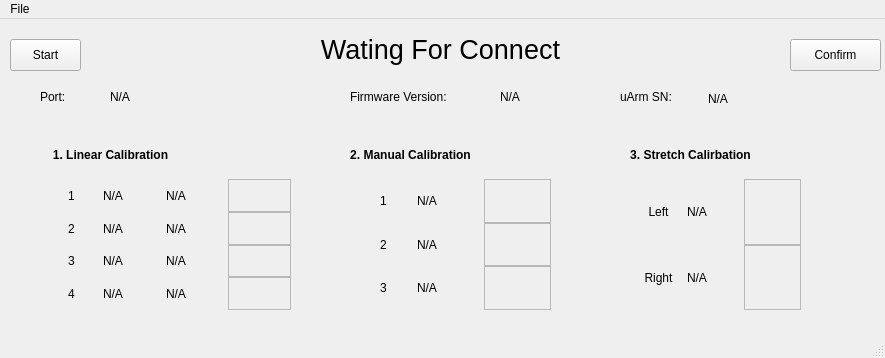
<?xml version="1.0" encoding="UTF-8"?>
<ui version="4.0">
 <class>mainWindow</class>
 <widget class="QMainWindow" name="mainWindow">
  <property name="geometry">
   <rect>
    <x>0</x>
    <y>0</y>
    <width>885</width>
    <height>358</height>
   </rect>
  </property>
  <property name="windowTitle">
   <string>uArm Calibration Tool</string>
  </property>
  <widget class="QWidget" name="centralwidget">
   <widget class="QLabel" name="label_notify">
    <property name="geometry">
     <rect>
      <x>90</x>
      <y>10</y>
      <width>701</width>
      <height>41</height>
     </rect>
    </property>
    <property name="font">
     <font>
      <pointsize>20</pointsize>
     </font>
    </property>
    <property name="text">
     <string>Wating For Connect</string>
    </property>
    <property name="alignment">
     <set>Qt::AlignCenter</set>
    </property>
   </widget>
   <widget class="QLabel" name="label_port_text">
    <property name="geometry">
     <rect>
      <x>40</x>
      <y>70</y>
      <width>59</width>
      <height>16</height>
     </rect>
    </property>
    <property name="text">
     <string>Port:</string>
    </property>
   </widget>
   <widget class="QLabel" name="label_port_val">
    <property name="geometry">
     <rect>
      <x>110</x>
      <y>70</y>
      <width>171</width>
      <height>16</height>
     </rect>
    </property>
    <property name="text">
     <string>N/A</string>
    </property>
   </widget>
   <widget class="QLabel" name="label_firmware_version_text">
    <property name="geometry">
     <rect>
      <x>350</x>
      <y>70</y>
      <width>121</width>
      <height>16</height>
     </rect>
    </property>
    <property name="text">
     <string>Firmware Version:</string>
    </property>
   </widget>
   <widget class="QLabel" name="label_firmware_version_val">
    <property name="geometry">
     <rect>
      <x>500</x>
      <y>70</y>
      <width>59</width>
      <height>16</height>
     </rect>
    </property>
    <property name="text">
     <string>N/A</string>
    </property>
   </widget>
   <widget class="QLabel" name="label_uarm_sn_text">
    <property name="geometry">
     <rect>
      <x>620</x>
      <y>70</y>
      <width>71</width>
      <height>16</height>
     </rect>
    </property>
    <property name="text">
     <string>uArm SN:</string>
    </property>
   </widget>
   <widget class="QLabel" name="label_uarm_sn_val">
    <property name="geometry">
     <rect>
      <x>708</x>
      <y>70</y>
      <width>131</width>
      <height>20</height>
     </rect>
    </property>
    <property name="text">
     <string>N/A</string>
    </property>
   </widget>
   <widget class="QLabel" name="label_manual_calibration">
    <property name="geometry">
     <rect>
      <x>340</x>
      <y>110</y>
      <width>141</width>
      <height>51</height>
     </rect>
    </property>
    <property name="font">
     <font>
      <weight>75</weight>
      <bold>true</bold>
     </font>
    </property>
    <property name="text">
     <string>2. Manual Calibration</string>
    </property>
    <property name="alignment">
     <set>Qt::AlignCenter</set>
    </property>
   </widget>
   <widget class="QWidget" name="verticalLayoutWidget_6">
    <property name="geometry">
     <rect>
      <x>630</x>
      <y>160</y>
      <width>171</width>
      <height>131</height>
     </rect>
    </property>
    <layout class="QVBoxLayout" name="verticalLayout_7">
     <property name="spacing">
      <number>0</number>
     </property>
     <item>
      <layout class="QHBoxLayout" name="horizontalLayout_23">
       <property name="spacing">
        <number>0</number>
       </property>
       <item>
        <widget class="QLabel" name="label_linear_servo_17">
         <property name="text">
          <string>Left</string>
         </property>
         <property name="alignment">
          <set>Qt::AlignCenter</set>
         </property>
        </widget>
       </item>
       <item>
        <widget class="QLabel" name="label_stretch_left_value">
         <property name="text">
          <string>N/A</string>
         </property>
        </widget>
       </item>
       <item>
        <widget class="QFrame" name="f_stretch_left_flag">
         <property name="frameShape">
          <enum>QFrame::StyledPanel</enum>
         </property>
         <property name="frameShadow">
          <enum>QFrame::Raised</enum>
         </property>
        </widget>
       </item>
      </layout>
     </item>
     <item>
      <layout class="QHBoxLayout" name="horizontalLayout_24">
       <property name="spacing">
        <number>0</number>
       </property>
       <item>
        <widget class="QLabel" name="label_linear_servo_18">
         <property name="text">
          <string>Right</string>
         </property>
         <property name="alignment">
          <set>Qt::AlignCenter</set>
         </property>
        </widget>
       </item>
       <item>
        <widget class="QLabel" name="label_stretch_right_value">
         <property name="text">
          <string>N/A</string>
         </property>
        </widget>
       </item>
       <item>
        <widget class="QFrame" name="f_stretch_right_flag">
         <property name="frameShape">
          <enum>QFrame::StyledPanel</enum>
         </property>
         <property name="frameShadow">
          <enum>QFrame::Raised</enum>
         </property>
        </widget>
       </item>
      </layout>
     </item>
    </layout>
   </widget>
   <widget class="QPushButton" name="button_manual_calibration_confirm">
    <property name="geometry">
     <rect>
      <x>790</x>
      <y>20</y>
      <width>91</width>
      <height>32</height>
     </rect>
    </property>
    <property name="text">
     <string>Confirm</string>
    </property>
   </widget>
   <widget class="QWidget" name="verticalLayoutWidget_2">
    <property name="geometry">
     <rect>
      <x>40</x>
      <y>160</y>
      <width>251</width>
      <height>131</height>
     </rect>
    </property>
    <layout class="QVBoxLayout" name="verticalLayout_5">
     <property name="spacing">
      <number>0</number>
     </property>
     <item>
      <layout class="QHBoxLayout" name="horizontalLayout_16">
       <property name="spacing">
        <number>0</number>
       </property>
       <item>
        <widget class="QLabel" name="label_linear_servo_10">
         <property name="text">
          <string>1</string>
         </property>
         <property name="alignment">
          <set>Qt::AlignCenter</set>
         </property>
        </widget>
       </item>
       <item>
        <widget class="QLabel" name="label_linear_servo1_intercept">
         <property name="text">
          <string>N/A</string>
         </property>
        </widget>
       </item>
       <item>
        <widget class="QLabel" name="label_linear_servo1_slope">
         <property name="text">
          <string>N/A</string>
         </property>
        </widget>
       </item>
       <item>
        <widget class="QFrame" name="f_linear_servo1_flag">
         <property name="frameShape">
          <enum>QFrame::StyledPanel</enum>
         </property>
         <property name="frameShadow">
          <enum>QFrame::Raised</enum>
         </property>
        </widget>
       </item>
      </layout>
     </item>
     <item>
      <layout class="QHBoxLayout" name="horizontalLayout_17">
       <property name="spacing">
        <number>0</number>
       </property>
       <item>
        <widget class="QLabel" name="label_linear_servo_11">
         <property name="text">
          <string>2</string>
         </property>
         <property name="alignment">
          <set>Qt::AlignCenter</set>
         </property>
        </widget>
       </item>
       <item>
        <widget class="QLabel" name="label_linear_servo2_intercept">
         <property name="text">
          <string>N/A</string>
         </property>
        </widget>
       </item>
       <item>
        <widget class="QLabel" name="label_linear_servo2_slope">
         <property name="text">
          <string>N/A</string>
         </property>
        </widget>
       </item>
       <item>
        <widget class="QFrame" name="f_linear_servo2_flag">
         <property name="frameShape">
          <enum>QFrame::StyledPanel</enum>
         </property>
         <property name="frameShadow">
          <enum>QFrame::Raised</enum>
         </property>
        </widget>
       </item>
      </layout>
     </item>
     <item>
      <layout class="QHBoxLayout" name="horizontalLayout_18">
       <property name="spacing">
        <number>0</number>
       </property>
       <item>
        <widget class="QLabel" name="label_linear_servo_12">
         <property name="text">
          <string>3</string>
         </property>
         <property name="alignment">
          <set>Qt::AlignCenter</set>
         </property>
        </widget>
       </item>
       <item>
        <widget class="QLabel" name="label_linear_servo3_intercept">
         <property name="text">
          <string>N/A</string>
         </property>
        </widget>
       </item>
       <item>
        <widget class="QLabel" name="label_linear_servo3_slope">
         <property name="text">
          <string>N/A</string>
         </property>
        </widget>
       </item>
       <item>
        <widget class="QFrame" name="f_linear_servo3_flag">
         <property name="frameShape">
          <enum>QFrame::StyledPanel</enum>
         </property>
         <property name="frameShadow">
          <enum>QFrame::Raised</enum>
         </property>
        </widget>
       </item>
      </layout>
     </item>
     <item>
      <layout class="QHBoxLayout" name="horizontalLayout_19">
       <property name="spacing">
        <number>0</number>
       </property>
       <item>
        <widget class="QLabel" name="label_linear_servo_13">
         <property name="text">
          <string>4</string>
         </property>
         <property name="alignment">
          <set>Qt::AlignCenter</set>
         </property>
        </widget>
       </item>
       <item>
        <widget class="QLabel" name="label_linear_servo4_intercept">
         <property name="text">
          <string>N/A</string>
         </property>
        </widget>
       </item>
       <item>
        <widget class="QLabel" name="label_linear_servo4_slope">
         <property name="text">
          <string>N/A</string>
         </property>
        </widget>
       </item>
       <item>
        <widget class="QFrame" name="f_linear_servo4_flag">
         <property name="frameShape">
          <enum>QFrame::StyledPanel</enum>
         </property>
         <property name="frameShadow">
          <enum>QFrame::Raised</enum>
         </property>
        </widget>
       </item>
      </layout>
     </item>
    </layout>
   </widget>
   <widget class="QWidget" name="verticalLayoutWidget_4">
    <property name="geometry">
     <rect>
      <x>350</x>
      <y>160</y>
      <width>201</width>
      <height>131</height>
     </rect>
    </property>
    <layout class="QVBoxLayout" name="verticalLayout_6">
     <property name="spacing">
      <number>0</number>
     </property>
     <item>
      <layout class="QHBoxLayout" name="horizontalLayout_20">
       <property name="spacing">
        <number>0</number>
       </property>
       <item>
        <widget class="QLabel" name="label_linear_servo_14">
         <property name="text">
          <string>1</string>
         </property>
         <property name="alignment">
          <set>Qt::AlignCenter</set>
         </property>
        </widget>
       </item>
       <item>
        <widget class="QLabel" name="label_manual_servo1_value">
         <property name="text">
          <string>N/A</string>
         </property>
        </widget>
       </item>
       <item>
        <widget class="QFrame" name="f_manual_servo1_flag">
         <property name="frameShape">
          <enum>QFrame::StyledPanel</enum>
         </property>
         <property name="frameShadow">
          <enum>QFrame::Raised</enum>
         </property>
        </widget>
       </item>
      </layout>
     </item>
     <item>
      <layout class="QHBoxLayout" name="horizontalLayout_21">
       <property name="spacing">
        <number>0</number>
       </property>
       <item>
        <widget class="QLabel" name="label_linear_servo_15">
         <property name="text">
          <string>2</string>
         </property>
         <property name="alignment">
          <set>Qt::AlignCenter</set>
         </property>
        </widget>
       </item>
       <item>
        <widget class="QLabel" name="label_manual_servo2_value">
         <property name="text">
          <string>N/A</string>
         </property>
        </widget>
       </item>
       <item>
        <widget class="QFrame" name="f_manual_servo2_flag">
         <property name="frameShape">
          <enum>QFrame::StyledPanel</enum>
         </property>
         <property name="frameShadow">
          <enum>QFrame::Raised</enum>
         </property>
        </widget>
       </item>
      </layout>
     </item>
     <item>
      <layout class="QHBoxLayout" name="horizontalLayout_22">
       <property name="spacing">
        <number>0</number>
       </property>
       <item>
        <widget class="QLabel" name="label_linear_servo_16">
         <property name="text">
          <string>3</string>
         </property>
         <property name="alignment">
          <set>Qt::AlignCenter</set>
         </property>
        </widget>
       </item>
       <item>
        <widget class="QLabel" name="label_manual_servo3_value">
         <property name="text">
          <string>N/A</string>
         </property>
        </widget>
       </item>
       <item>
        <widget class="QFrame" name="f_manual_servo3_flag">
         <property name="frameShape">
          <enum>QFrame::StyledPanel</enum>
         </property>
         <property name="frameShadow">
          <enum>QFrame::Raised</enum>
         </property>
        </widget>
       </item>
      </layout>
     </item>
    </layout>
   </widget>
   <widget class="QLabel" name="label_stretch_calirbation">
    <property name="geometry">
     <rect>
      <x>620</x>
      <y>110</y>
      <width>141</width>
      <height>51</height>
     </rect>
    </property>
    <property name="font">
     <font>
      <weight>75</weight>
      <bold>true</bold>
     </font>
    </property>
    <property name="text">
     <string>3. Stretch Calirbation</string>
    </property>
    <property name="alignment">
     <set>Qt::AlignCenter</set>
    </property>
   </widget>
   <widget class="QLabel" name="label_linear_title">
    <property name="geometry">
     <rect>
      <x>40</x>
      <y>110</y>
      <width>141</width>
      <height>51</height>
     </rect>
    </property>
    <property name="font">
     <font>
      <weight>75</weight>
      <bold>true</bold>
     </font>
    </property>
    <property name="text">
     <string>1. Linear Calibration</string>
    </property>
    <property name="alignment">
     <set>Qt::AlignCenter</set>
    </property>
   </widget>
   <widget class="QPushButton" name="button_calibration_start">
    <property name="geometry">
     <rect>
      <x>10</x>
      <y>20</y>
      <width>71</width>
      <height>32</height>
     </rect>
    </property>
    <property name="text">
     <string>Start</string>
    </property>
   </widget>
  </widget>
  <widget class="QMenuBar" name="menubar">
   <property name="geometry">
    <rect>
     <x>0</x>
     <y>0</y>
     <width>885</width>
     <height>22</height>
    </rect>
   </property>
   <widget class="QMenu" name="menuFile">
    <property name="title">
     <string>File</string>
    </property>
    <addaction name="action_start"/>
    <addaction name="action_fresh"/>
    <addaction name="action_check_update"/>
    <addaction name="action_quit"/>
   </widget>
   <addaction name="menuFile"/>
  </widget>
  <widget class="QStatusBar" name="statusbar"/>
  <action name="action_start">
   <property name="text">
    <string>Start</string>
   </property>
   <property name="shortcut">
    <string>F4</string>
   </property>
  </action>
  <action name="action_check_update">
   <property name="text">
    <string>Check Update</string>
   </property>
   <property name="shortcut">
    <string>F9</string>
   </property>
  </action>
  <action name="action_quit">
   <property name="text">
    <string>Quit</string>
   </property>
  </action>
  <action name="action_fresh">
   <property name="text">
    <string>Refresh</string>
   </property>
   <property name="shortcut">
    <string>F5</string>
   </property>
  </action>
 </widget>
 <resources/>
 <connections/>
</ui>
